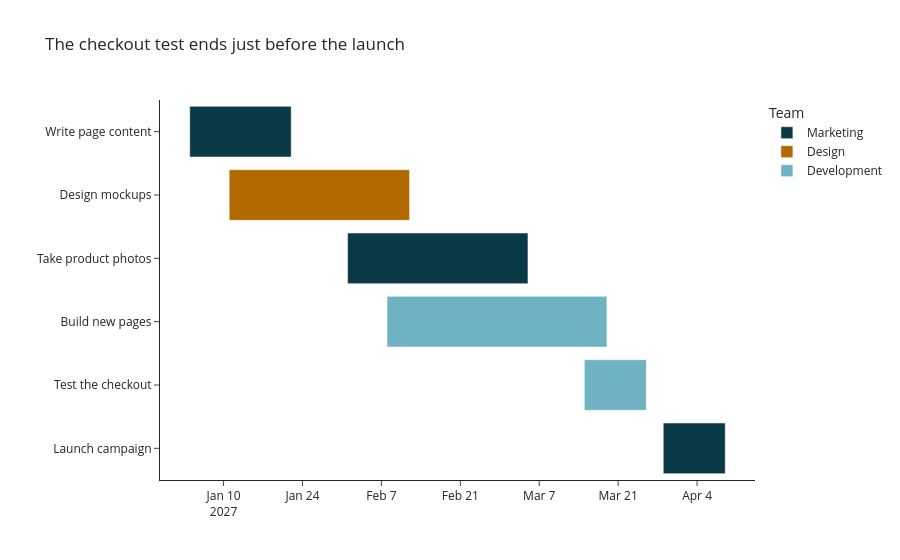

The notebook cell saved with this chart:
### Markdown cell above
### `px.timeline()`

### Code cell
fig = px.timeline(
    plan, x_start='start', x_end='finish', y='task',
    color='team', template='simple_white',
    color_discrete_map={'Marketing': '#0b3a47',
                        'Design': '#b26a00',
                        'Development': '#6fb3c2'},
    category_orders={'task': list(plan['task'])},
    labels={'team': 'Team', 'task': ''},
    title='The checkout test ends just before the launch')
fig.show()

### Figure 1 — Plotly figure (JSON) as saved in the notebook; plotly's stock layout.template omitted (floating-point values rounded to 4 significant figures)
{"data": [{"base": ["2027-01-04T00:00:00.000000", "2027-02-01T00:00:00.000000", "2027-03-29T00:00:00.000000"], "hovertemplate": "Team=Marketing<br>start=%{base}<br>finish=%{x}<br>=%{y}<extra></extra>", "legendgroup": "Marketing", "marker": {"color": "#0b3a47", "pattern": {"shape": ""}}, "name": "Marketing", "orientation": "h", "showlegend": true, "textposition": "auto", "type": "bar", "x": [1555200000, 2764800000, 950400000], "xaxis": "x", "y": ["Write page content", "Take product photos", "Launch campaign"], "yaxis": "y"}, {"base": ["2027-01-11T00:00:00.000000"], "hovertemplate": "Team=Design<br>start=%{base}<br>finish=%{x}<br>=%{y}<extra></extra>", "legendgroup": "Design", "marker": {"color": "#b26a00", "pattern": {"shape": ""}}, "name": "Design", "orientation": "h", "showlegend": true, "textposition": "auto", "type": "bar", "x": [2764800000], "xaxis": "x", "y": ["Design mockups"], "yaxis": "y"}, {"base": ["2027-02-08T00:00:00.000000", "2027-03-15T00:00:00.000000"], "hovertemplate": "Team=Development<br>start=%{base}<br>finish=%{x}<br>=%{y}<extra></extra>", "legendgroup": "Development", "marker": {"color": "#6fb3c2", "pattern": {"shape": ""}}, "name": "Development", "orientation": "h", "showlegend": true, "textposition": "auto", "type": "bar", "x": [3369600000, 950400000], "xaxis": "x", "y": ["Build new pages", "Test the checkout"], "yaxis": "y"}], "layout": {"barmode": "overlay", "legend": {"title": {"text": "Team"}, "tracegroupgap": 0}, "title": {"text": "The checkout test ends just before the launch"}, "xaxis": {"anchor": "y", "domain": [0.0, 1.0], "type": "date"}, "yaxis": {"anchor": "x", "categoryarray": ["Launch campaign", "Test the checkout", "Build new pages", "Take product photos", "Design mockups", "Write page content"], "categoryorder": "array", "domain": [0.0, 1.0], "title": {"text": ""}}}}
